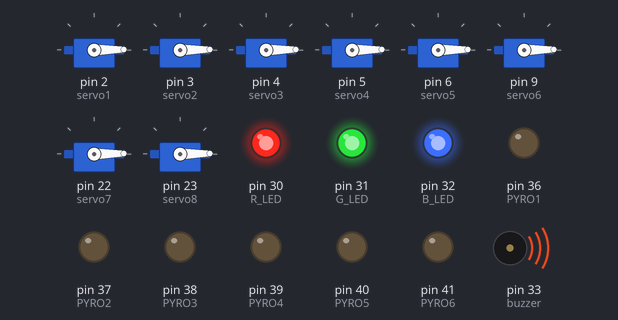
Bench run of a sketch on a simulated Arduino Mega 2560, built with avr-gcc and run on an emulated ATmega2560. Parts: 8 × servo, output pins drawn as LEDs (lit = HIGH), buzzer (waves = sounding). What the sketch prints to the serial monitor is not drawn.

Above: at 0.35 s.
At 3.45 s:
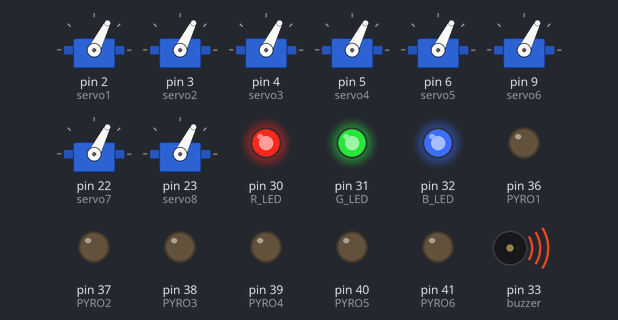
At 6.55 s:
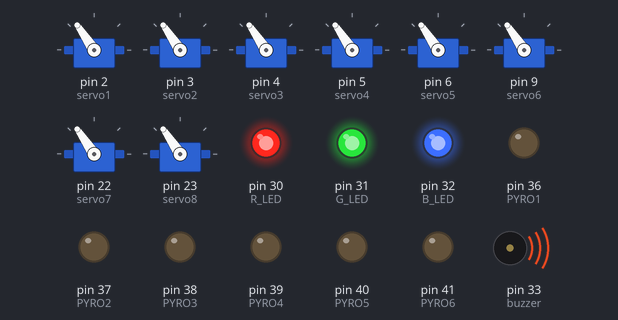
At 12.75 s:
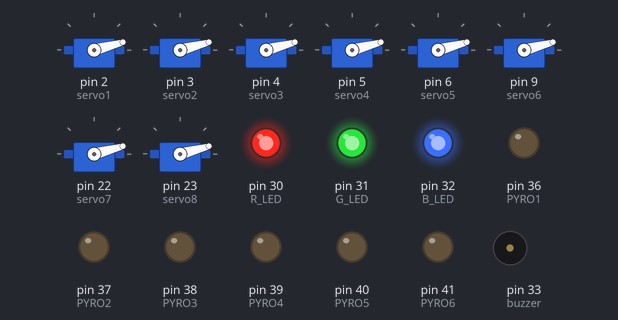
At 14.65 s:
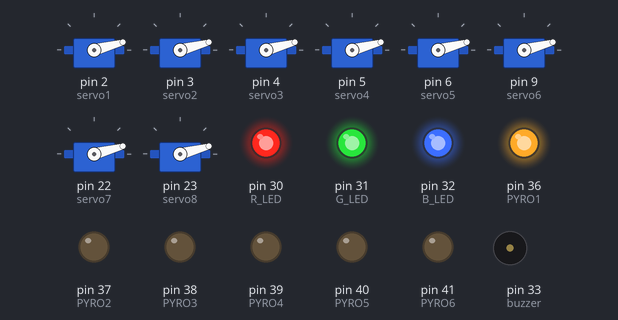
At 19.65 s:
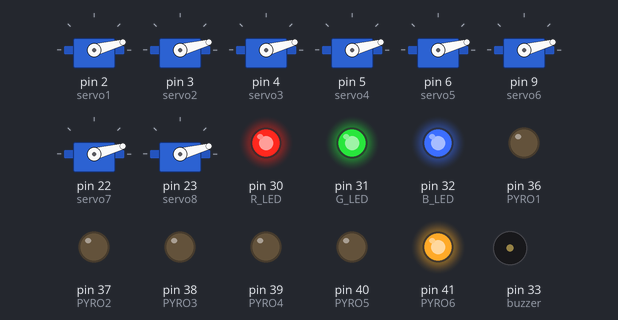
Timing chart, 0 to 25.6 s (numbered marks = the images above):
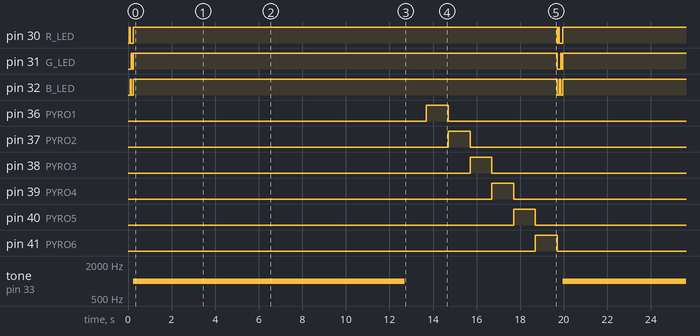

The sketch:

GABE_flight_computer_demo.ino
```cpp
/*
This is just a demo of the servos, LED, Pyros, and Buzzer.
*/

#include <PWMServo.h>

PWMServo servo1;
PWMServo servo2;
PWMServo servo3;
PWMServo servo4;
PWMServo servo5;
PWMServo servo6;
PWMServo servo7;
PWMServo servo8;


int pos = 0;
int PYRO1 = 36;
int PYRO2 = 37;
int PYRO3 = 38;
int PYRO4 = 39;
int PYRO5 = 40;
int PYRO6 = 41;
int R_LED = 30;
int B_LED = 32;
int G_LED = 31;
int buzzer = 33;

void setup() {
  Serial.begin(115200);
  Serial.write("Start up");
  pinMode(R_LED, OUTPUT);
  pinMode(B_LED, OUTPUT);
  pinMode(G_LED, OUTPUT);

  pinMode(PYRO1, OUTPUT);
  pinMode(PYRO2, OUTPUT);
  pinMode(PYRO3, OUTPUT);
  pinMode(PYRO4, OUTPUT);
  pinMode(PYRO5, OUTPUT);
  pinMode(PYRO6, OUTPUT);


  servo1.attach(2);
  servo2.attach(3);
  servo3.attach(4);
  servo4.attach(5);
  servo5.attach(6);
  servo6.attach(9);
  servo7.attach(22);
  servo8.attach(23);
}

void loop() {

  Serial.write("LEDs");
  digitalWrite(R_LED, LOW);
  digitalWrite(B_LED, LOW);
  digitalWrite(G_LED, LOW);
  delay(50);
  digitalWrite(R_LED, HIGH);
  digitalWrite(B_LED, LOW);
  digitalWrite(G_LED, LOW);
  delay(50);
  digitalWrite(R_LED, LOW);
  digitalWrite(B_LED, HIGH);
  digitalWrite(G_LED, LOW);
  delay(50);
  digitalWrite(R_LED, LOW);
  digitalWrite(B_LED, LOW);
  digitalWrite(G_LED, HIGH);
  delay(50);
  digitalWrite(R_LED, LOW);
  digitalWrite(B_LED, LOW);
  digitalWrite(G_LED, LOW);
  delay(50);
  digitalWrite(R_LED, HIGH);
  digitalWrite(B_LED, HIGH);
  digitalWrite(G_LED, HIGH);

  Serial.write("Servo and buzzer");
  for(pos = 0; pos < 180; pos += 1) {
    servo1.write(pos);
    servo2.write(pos);
    servo3.write(pos);
    servo4.write(pos);
    servo5.write(pos);
    servo6.write(pos);
    servo7.write(pos);
    servo8.write(pos);
    tone(buzzer, 1000);
    delay(50);
    noTone(buzzer);
  }
  for(pos = 180; pos>=1; pos-=5) {
    servo1.write(pos);
    servo2.write(pos);
    servo3.write(pos);
    servo4.write(pos);
    servo5.write(pos);
    servo6.write(pos);
    servo7.write(pos);
    servo8.write(pos);
    tone(buzzer, 1000);
    delay(50);
    noTone(buzzer);
  }
  for(pos = 0; pos < 180; pos += 10) {
    servo1.write(pos);
    servo2.write(pos);
    servo3.write(pos);
    servo4.write(pos);
    servo5.write(pos);
    servo6.write(pos);
    servo7.write(pos);
    servo8.write(pos);
    tone(buzzer, 1000);
    delay(50);
    noTone(buzzer);
  }
  for(pos = 180; pos>=1; pos-=15) {
    servo1.write(pos);
    servo2.write(pos);
    servo3.write(pos);
    servo4.write(pos);
    servo5.write(pos);
    servo6.write(pos);
    servo7.write(pos);
    servo8.write(pos);
    tone(buzzer, 1000);
    delay(50);
    noTone(buzzer);
  }

  Serial.write("Pyros");
  digitalWrite(PYRO1, LOW);
  digitalWrite(PYRO2, LOW);
  digitalWrite(PYRO3, LOW);
  digitalWrite(PYRO4, LOW);
  digitalWrite(PYRO5, LOW);
  digitalWrite(PYRO6, LOW);
  delay(1000);
  Serial.write("Pyro 1 ON");
  digitalWrite(PYRO1, HIGH);
  delay(1000);
  Serial.write("Pyro 1 OFF");
  Serial.write("Pyro 2 ON");
  digitalWrite(PYRO1, LOW);
  digitalWrite(PYRO2, HIGH);
  delay(1000);
  Serial.write("Pyro 2 OFF");
  Serial.write("Pyro 3 ON");
  digitalWrite(PYRO2, LOW);
  digitalWrite(PYRO3, HIGH);
  delay(1000);
  Serial.write("Pyro 3 OFF");
  Serial.write("Pyro 4 ON");
  digitalWrite(PYRO3, LOW);
  digitalWrite(PYRO4, HIGH);
  delay(1000);
  Serial.write("Pyro 4 OFF");
  Serial.write("Pyro 5 ON");
  digitalWrite(PYRO4, LOW);
  digitalWrite(PYRO5, HIGH);
  delay(1000);
  Serial.write("Pyro 5 OFF");
  Serial.write("Pyro 6 ON");
  digitalWrite(PYRO5, LOW);
  digitalWrite(PYRO6, HIGH);
  delay(1000);
  Serial.write("Pyro 6 OFF");
  digitalWrite(PYRO6, LOW);
}
```

Measured:
- by itself, pin 30 (R_LED): repeats every 19.7 s: LOW 0.15 s, HIGH 19.5 s, LOW 0.05 s, HIGH 0.05 s
- by itself, pin 31 (G_LED): repeats every 19.7 s: LOW 0.05 s, HIGH 19.5 s, LOW 0.15 s, HIGH 0.05 s
- by itself, pin 32 (B_LED): repeats every 19.7 s: LOW 0.10 s, HIGH 19.5 s, LOW 0.10 s, HIGH 0.05 s
- by itself, tone on pin 33 (buzzer): alternates 1000 Hz for 12.4 s and silent for 7.3 s
- by itself, pin 36 (PYRO1), pin 37 (PYRO2), pin 38 (PYRO3), pin 39 (PYRO4), pin 40 (PYRO5), pin 41 (PYRO6): alternates HIGH for 1.0 s and LOW for 18.7 s
- by itself, servo on pin 2 (servo1), servo on pin 3 (servo2), servo on pin 4 (servo3), servo on pin 5 (servo4), servo on pin 6 (servo5), servo on pin 9 (servo6), servo on pin 22 (servo7), servo on pin 23 (servo8): moves between 0° and 180°, repeating every 19.7 s
